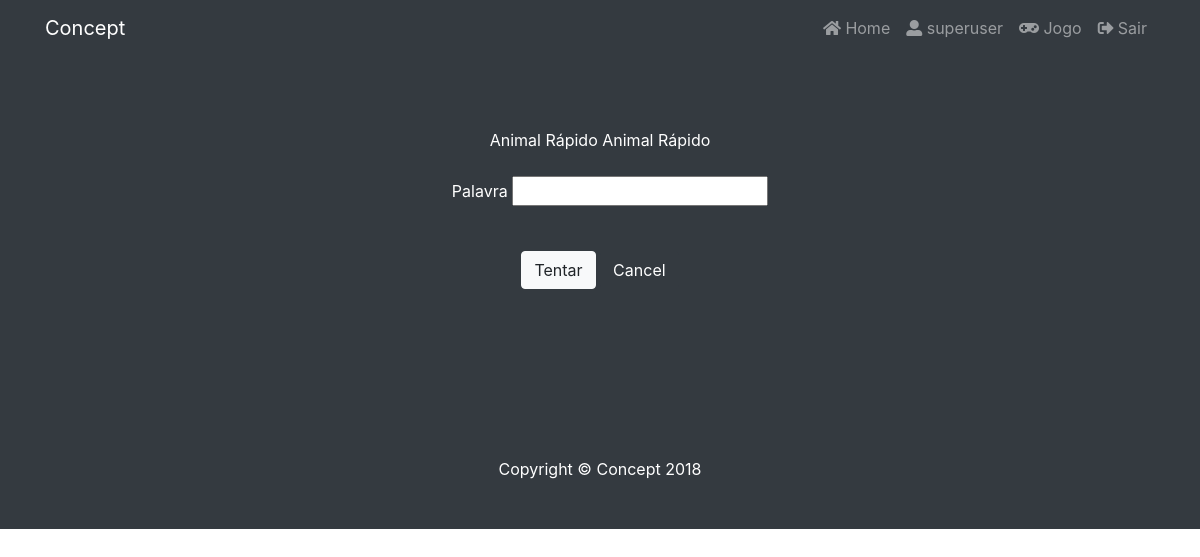
The page /play/ (signed in) on the database its author committed.
### sucesso/models.py (models this page shows, shortened)
class UUIDUser(AbstractUser):
	id = models.UUIDField(primary_key=True, default=uuid.uuid4, editable=False)
	groups = models.ManyToManyField(Group, blank=True, related_name="uuiduser_set", related_query_name="user")
	user_permissions = models.ManyToManyField(Permission, blank=True, related_name="uuiduser_set", related_query_name="user")
	pontos_hit = models.IntegerField(default=0)
	pontos_word = models.IntegerField(default=0)
	class Meta:
		verbose_name = 'usuário'
		verbose_name_plural = 'usuários'

class Conceito (models.Model):
	concept = models.CharField(max_length=255, null=False, unique=True, blank=False, verbose_name='conceito')
	def __str__(self):
		return self.concept
	class Meta:
		verbose_name = 'Conceito'
		verbose_name_plural = 'Conceitos'

### sucesso/views.py (the view, shortened to what this page needs)
# urls.py: path('play/', concept.PlayCreateView.as_view(), name='play-create')
class PlayCreateView(CreateView):
    model = models.Partida
    template_name = 'jogo/play.html'
    fields = ["word"]
    sucess_url = reverse_lazy("concept:jogo")
    def get_context_data(self, **kwargs):
        object_list = models.Partida.objects.filter(user=self.request.user).order_by('-id')
        kwargs['object_list'] = object_list
        return super(PlayCreateView, self).get_context_data(**kwargs)

### templates/jogo/play.html (shortened to what this page needs)
{% extends '../home.html' %}
{% block content %}
<form action="{% url 'concept:play-create' %}"  method="POST">
    <div class="py-5 bg-dark" >
        <br>
        <div class="m-0 text-white text-center">
                {% for field in form.visible_fields %}
                        {%for obj in object_list %}
                            {% for o in obj.word.concepts.all%}
                                {{o}}
                            {%endfor%}
                        {%endfor%}
                    <div class="form-group">
                        <div style="margin-left: 110px" class="col-sm-10"> <br>
                            <label for="nome">{{ field.label }}</label>
                            <input type="text" id="nome" name="nome">
                        </div>
                    </div>
                {% endfor %}
                  <div class="box-footer">
                    <br>
                    <button type="submit" class="btn btn-light">Tentar</button>
                    <a href="{% url 'concept:jogo' %}" class="btn btn-dark">Cancel</a>
                  </div>
                  <br> <br> <br>
        </div>
    </div>
</form>
{% endblock %}

### templates/home.html (shortened to what this page needs)
{% load static %}
<!DOCTYPE html>
<html lang="en">
  <head>
    <link href="{% static 'css/bootstrap.css' %}" rel="stylesheet">
    <link href="{% static 'css/blog-home.css' %}" rel="stylesheet">
    <link rel="stylesheet" href="https://use.fontawesome.com/releases/v5.2.0/css/all.css">
  </head>
  <body>
    <nav class="navbar navbar-expand-lg navbar-dark bg-dark fixed-top">
      <div class="container">
        <a class="navbar-brand" href="{% url 'concept:home' %}">Concept</a>
        <div class="collapse navbar-collapse" id="navbarResponsive">
          <ul class="navbar-nav ml-auto">
            <li>
              <a class="nav-link" href="{% url 'concept:home' %}"><i class="fas fa-home"></i> Home</a>
            </li>
            {% if request.user.is_authenticated %}
            <li>
              <a href="" class="nav-link"><i class="fas fa-user-alt"></i> {{ request.user.username }}</a>
            </li>
            <li>
              <a href="{% url 'concept:jogo' %}" class="nav-link"><i class="fas fa-gamepad"></i> Jogo</a>
            </li>
            <li>
              <a href="{% url 'concept:logout' %}" class="nav-link"><i class="fas fa-sign-out-alt"></i> Sair</a>
            </li>
            {% endif %}
          </ul>
        </div>
      </div>
    </nav>
    {% block content %}
    {% endblock %}
    <footer class="py-5 bg-dark">
      <div class="container">
        <p class="m-0 text-center text-white">Copyright &copy; Concept 2018</p>
      </div>
    </footer>
  </body>
</html>

### assets/css/blog-home.css (style rules this page uses)
body { padding-top: 54px; }
@media (min-width: 992px) { body { padding-top: 56px; } }

### rows shown on the page
UUIDUser: user.username "superuser"
Conceito: concept "Animal"
Conceito: concept "Rápido"

### other values the page prints
{{ field.label }} "Palavra"
